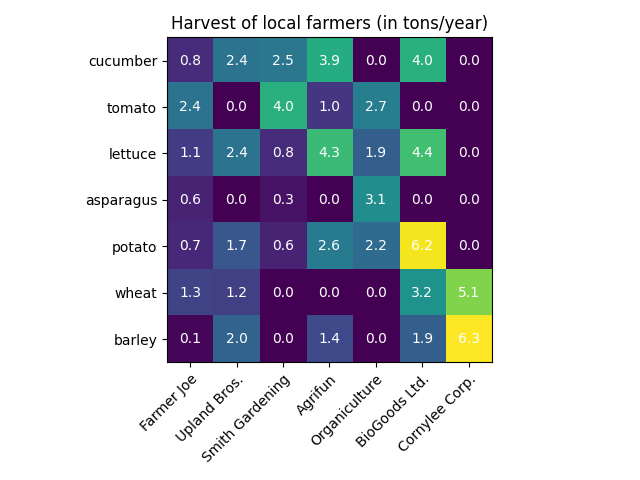

Source code (Python):
# 引入所需库
import matplotlib.pyplot as plt
import numpy as np
import matplotlib
import matplotlib as mpl
matplotlib.use('TkAgg')

# 创建数据
vegetables = ["cucumber", "tomato", "lettuce", "asparagus",
              "potato", "wheat", "barley"]
farmers = ["Farmer Joe", "Upland Bros.", "Smith Gardening",
           "Agrifun", "Organiculture", "BioGoods Ltd.", "Cornylee Corp."]
harvest = np.array([[0.8, 2.4, 2.5, 3.9, 0.0, 4.0, 0.0],
                    [2.4, 0.0, 4.0, 1.0, 2.7, 0.0, 0.0],
                    [1.1, 2.4, 0.8, 4.3, 1.9, 4.4, 0.0],
                    [0.6, 0.0, 0.3, 0.0, 3.1, 0.0, 0.0],
                    [0.7, 1.7, 0.6, 2.6, 2.2, 6.2, 0.0],
                    [1.3, 1.2, 0.0, 0.0, 0.0, 3.2, 5.1],
                    [0.1, 2.0, 0.0, 1.4, 0.0, 1.9, 6.3]])


fig, ax = plt.subplots()
# 绘制热图
im = ax.imshow(harvest)

# 设置坐标轴标签
ax.set_xticks(np.arange(len(farmers)), labels=farmers)
ax.set_yticks(np.arange(len(vegetables)), labels=vegetables)

# 设置坐标轴ax-xticklabels的旋转角度、水平对齐方式和旋转模式
plt.setp(ax.get_xticklabels(), rotation=45, ha="right",
         rotation_mode="anchor")

# 绘制文本标签
for i in range(len(vegetables)):
    for j in range(len(farmers)):
        text = ax.text(j, i, harvest[i, j],
                       ha="center", va="center", color="w")

ax.set_title("Harvest of local farmers (in tons/year)")
# 优化布局
fig.tight_layout()
plt.show()
